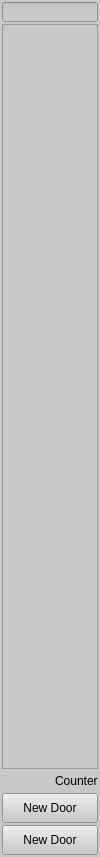
<?xml version="1.0" encoding="UTF-8"?>
<ui version="4.0">
 <class>QOmgDragableEntities</class>
 <widget class="QWidget" name="QOmgDragableEntities">
  <property name="geometry">
   <rect>
    <x>0</x>
    <y>0</y>
    <width>100</width>
    <height>857</height>
   </rect>
  </property>
  <property name="minimumSize">
   <size>
    <width>100</width>
    <height>100</height>
   </size>
  </property>
  <property name="maximumSize">
   <size>
    <width>110</width>
    <height>1677777</height>
   </size>
  </property>
  <property name="windowTitle">
   <string>Form</string>
  </property>
  <property name="toolTip">
   <string extracomment="door Enemy"/>
  </property>
  <property name="styleSheet">
   <string notr="true">QWidget{
background-color:#C8C8C8
}</string>
  </property>
  <layout class="QVBoxLayout" name="verticalLayout">
   <property name="spacing">
    <number>2</number>
   </property>
   <property name="leftMargin">
    <number>2</number>
   </property>
   <property name="topMargin">
    <number>2</number>
   </property>
   <property name="rightMargin">
    <number>2</number>
   </property>
   <property name="bottomMargin">
    <number>2</number>
   </property>
   <item>
    <layout class="QHBoxLayout" name="horizontalLayout">
     <item>
      <widget class="QLineEdit" name="_search">
       <property name="minimumSize">
        <size>
         <width>0</width>
         <height>20</height>
        </size>
       </property>
       <property name="maximumSize">
        <size>
         <width>200</width>
         <height>20</height>
        </size>
       </property>
       <property name="styleSheet">
        <string notr="true"/>
       </property>
      </widget>
     </item>
    </layout>
   </item>
   <item>
    <widget class="QScrollArea" name="scrollArea">
     <property name="maximumSize">
      <size>
       <width>16777215</width>
       <height>10000</height>
      </size>
     </property>
     <property name="widgetResizable">
      <bool>true</bool>
     </property>
     <widget class="QWidget" name="_scroll">
      <property name="geometry">
       <rect>
        <x>0</x>
        <y>0</y>
        <width>94</width>
        <height>735</height>
       </rect>
      </property>
     </widget>
    </widget>
   </item>
   <item>
    <layout class="QHBoxLayout" name="horizontalLayout_2">
     <item>
      <spacer name="horizontalSpacer">
       <property name="orientation">
        <enum>Qt::Horizontal</enum>
       </property>
       <property name="sizeHint" stdset="0">
        <size>
         <width>40</width>
         <height>20</height>
        </size>
       </property>
      </spacer>
     </item>
     <item>
      <widget class="QLabel" name="_counter">
       <property name="text">
        <string>Counter</string>
       </property>
      </widget>
     </item>
    </layout>
   </item>
   <item>
    <widget class="QPushButton" name="_door_enemy">
     <property name="minimumSize">
      <size>
       <width>30</width>
       <height>30</height>
      </size>
     </property>
     <property name="whatsThis">
      <string extracomment="Door Enemy"/>
     </property>
     <property name="text">
      <string>New Door</string>
     </property>
     <property name="icon">
      <iconset resource="../../OmegaEditor.qrc">
       <normaloff>:/OmegaEditor/Resources/Icons/enemy.png</normaloff>:/OmegaEditor/Resources/Icons/enemy.png</iconset>
     </property>
     <property name="iconSize">
      <size>
       <width>24</width>
       <height>24</height>
      </size>
     </property>
    </widget>
   </item>
   <item>
    <widget class="QPushButton" name="_door_player">
     <property name="minimumSize">
      <size>
       <width>30</width>
       <height>30</height>
      </size>
     </property>
     <property name="whatsThis">
      <string extracomment="Door Enemy"/>
     </property>
     <property name="text">
      <string>New Door</string>
     </property>
     <property name="icon">
      <iconset resource="../../OmegaEditor.qrc">
       <normaloff>:/OmegaEditor/Resources/Icons/character.png</normaloff>:/OmegaEditor/Resources/Icons/character.png</iconset>
     </property>
     <property name="iconSize">
      <size>
       <width>24</width>
       <height>24</height>
      </size>
     </property>
    </widget>
   </item>
  </layout>
 </widget>
 <resources>
  <include location="../../OmegaEditor.qrc"/>
  <include location="../../OmegaEditor.qrc"/>
 </resources>
 <connections/>
</ui>
